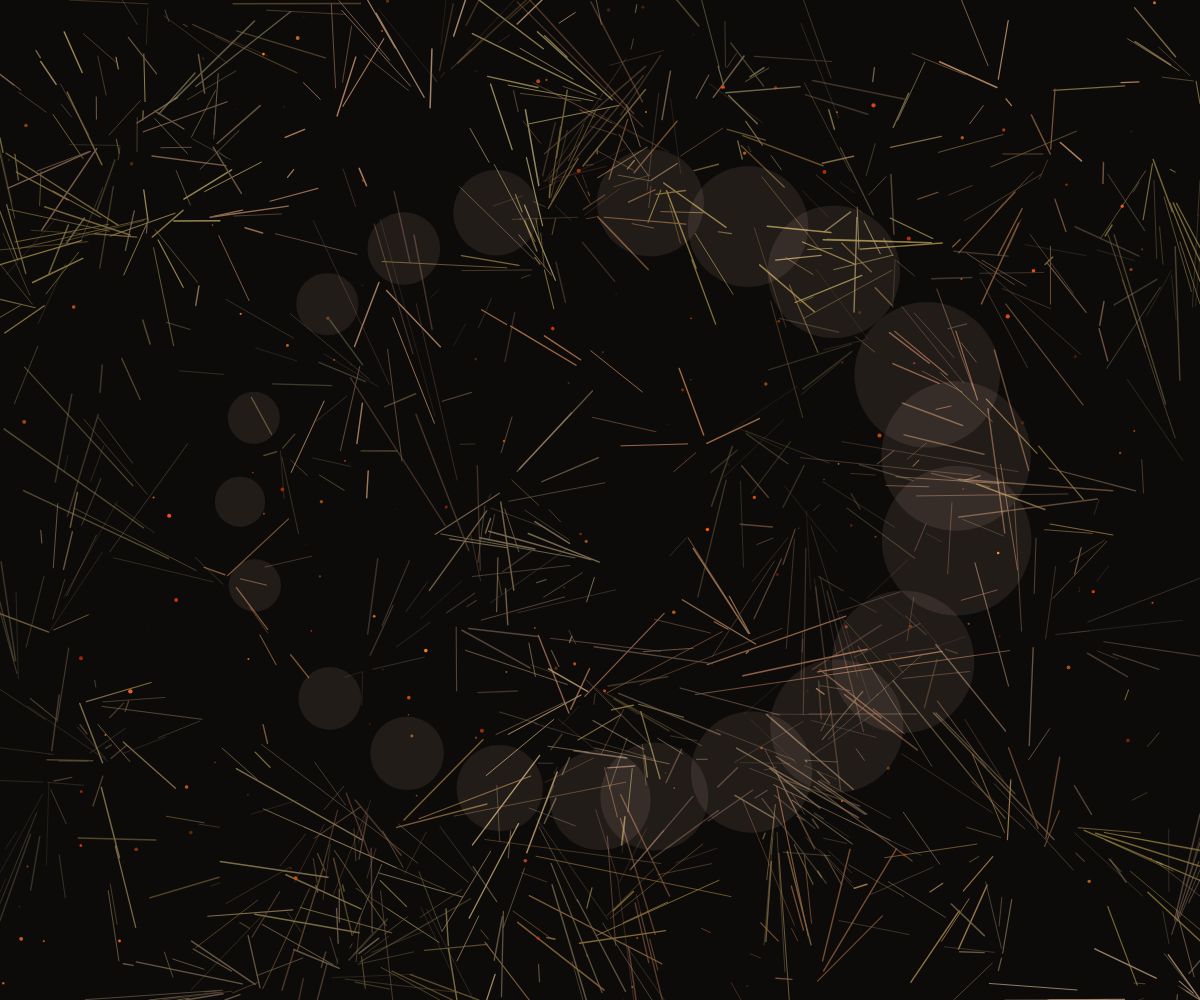
Frame 1 (no input)
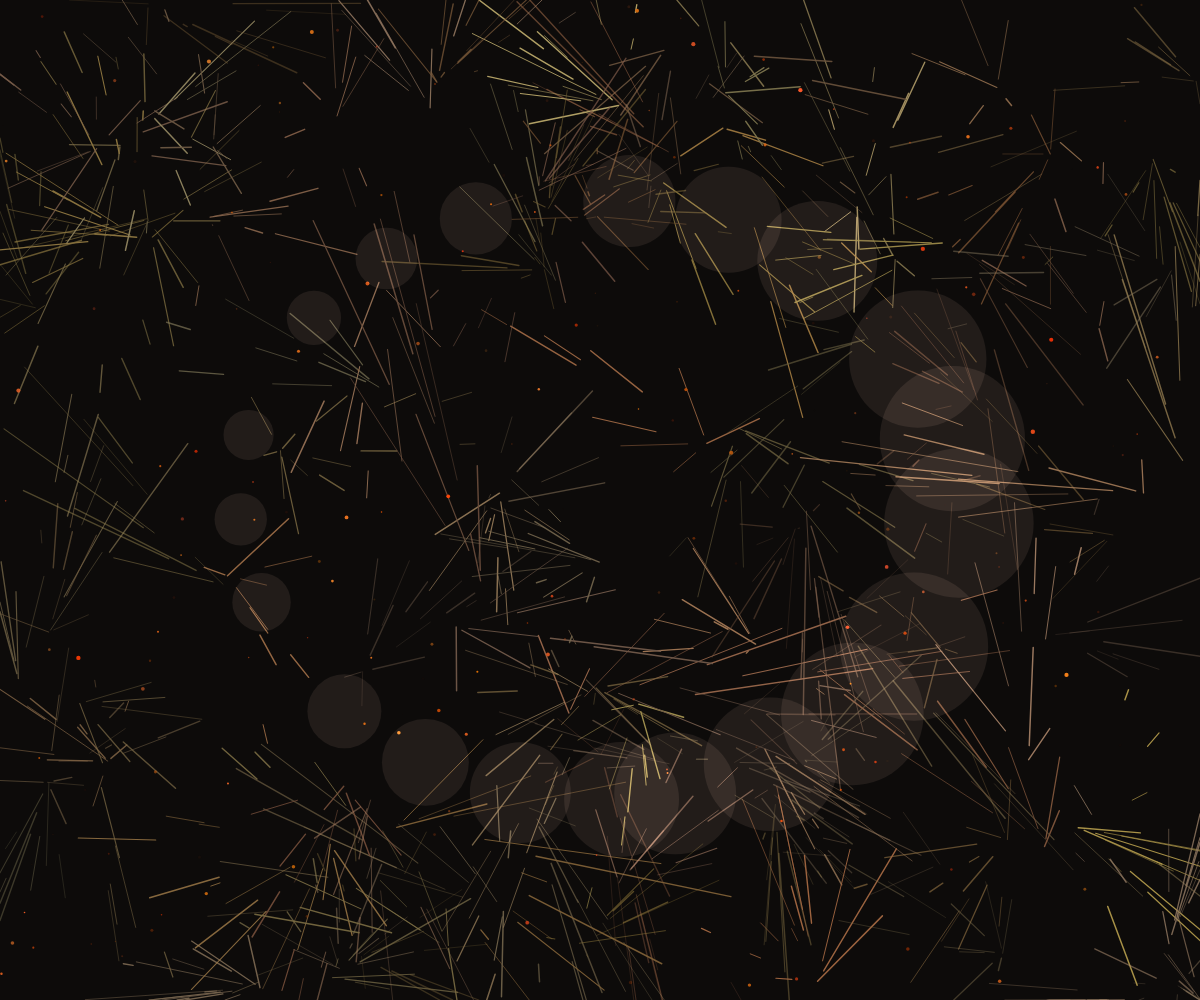
Frame 60 (no input)
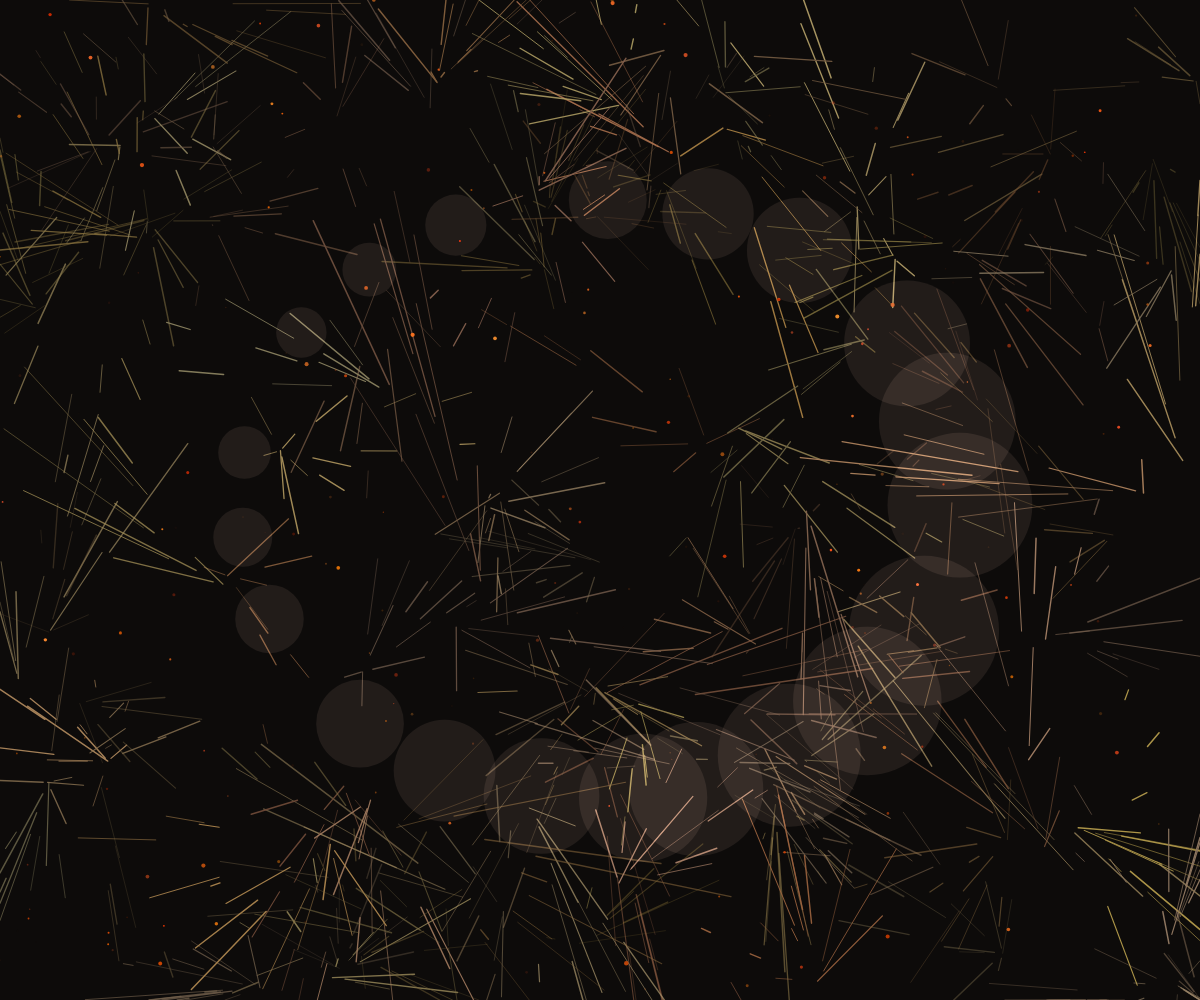
Frame 120 (the mouse pressed at the canvas centre since frame 60)

The p5.js sketch that drew these frames (run headless with seeded random() and noise() and a simulated clock; from frame 60 on, the mouse is pressed at the canvas centre):

// p5.js sketch
// ── sketch.js
let roots = [];
let sapParticles = [];
const numRoots = 100;
const numSap = 200;
let time = 0;

function setup() {
  createCanvas(windowWidth, windowHeight);
  colorMode(HSB, 360, 100, 100, 1);
  
  // Create root network
  for (let i = 0; i < numRoots; i++) {
    let root = {
      x: random(width),
      y: random(height),
      segments: [],
      hue: random(20, 50),
      saturation: random(30, 60),
      brightness: random(40, 70)
    };
    
    // Create branching structure
    let currentX = root.x;
    let currentY = root.y;
    let segmentCount = int(random(8, 15));
    
    for (let j = 0; j < segmentCount; j++) {
      let angle = random(TWO_PI);
      let length = random(30, 100);
      
      currentX += cos(angle) * length;
      currentY += sin(angle) * length;
      
      // Keep within canvas
      currentX = constrain(currentX, 0, width);
      currentY = constrain(currentY, 0, height);
      
      root.segments.push({
        x1: root.x + (currentX - root.x) * (j / segmentCount),
        y1: root.y + (currentY - root.y) * (j / segmentCount),
        x2: currentX,
        y2: currentY
      });
    }
    
    roots.push(root);
  }
  
  // Initialize sap particles
  for (let i = 0; i < numSap; i++) {
    sapParticles.push({
      x: random(width),
      y: random(height),
      speed: random(0.5, 2),
      hue: random(10, 30), // Vibrant yellow/orange
      saturation: random(80, 100),
      brightness: random(70, 100),
      size: random(1, 3),
      targetRoot: int(random(roots.length)),
      segmentIndex: 0,
      progress: random(1)
    });
  }
}

function draw() {
  background(10, 20, 5);
  time += 0.01;
  
  // Draw root network
  for (let i = 0; i < roots.length; i++) {
    let root = roots[i];
    
    // Draw segments with pulsing effect
    let pulse = sin(time * 2 + i) * 0.3 + 0.7;
    
    for (let j = 0; j < root.segments.length; j++) {
      let seg = root.segments[j];
      
      stroke(root.hue, root.saturation, root.brightness, pulse);
      strokeWeight(1 + sin(time * 2 + i + j) * 0.5);
      
      line(seg.x1, seg.y1, seg.x2, seg.y2);
    }
  }
  
  // Update and draw sap particles
  for (let i = 0; i < sapParticles.length; i++) {
    let p = sapParticles[i];
    
    // Move particle along root structure
    let targetRoot = roots[p.targetRoot];
    
    if (targetRoot.segments.length > 0) {
      let segment = targetRoot.segments[p.segmentIndex];
      
      if (segment) {
        // Move toward next point in segment
        p.x += (segment.x2 - segment.x1) * p.speed * 0.01;
        p.y += (segment.y2 - segment.y1) * p.speed * 0.01;
        
        // Progress along segment
        let distance = dist(p.x, p.y, segment.x1, segment.y1);
        let segLength = dist(segment.x1, segment.y1, segment.x2, segment.y2);
        
        if (distance > segLength) {
          // Move to next segment
          p.segmentIndex++;
          if (p.segmentIndex >= targetRoot.segments.length) {
            // Start over at a new root
            p.targetRoot = int(random(roots.length));
            p.segmentIndex = 0;
          }
        }
      }
    } else {
      // If no segments, move randomly
      p.x += random(-1, 1);
      p.y += random(-1, 1);
    }
    
    // Keep particles on canvas
    p.x = constrain(p.x, 0, width);
    p.y = constrain(p.y, 0, height);
    
    // Draw sap particle with glow effect
    let pulse = sin(time * 3 + i) * 0.5 + 0.5;
    fill(p.hue, p.saturation, p.brightness, pulse);
    noStroke();
    
    ellipse(p.x, p.y, p.size * (1 + pulse * 0.5));
  }
  
  // Add subtle background glow
  blendMode(ADD);
  for (let i = 0; i < 20; i++) {
    let x = sin(time * 0.1 + i) * width * 0.3 + width * 0.5;
    let y = cos(time * 0.1 + i) * height * 0.3 + height * 0.5;
    let size = sin(time * 0.5 + i) * 50 + 100;
    fill(20, 30, 80, 0.1);
    ellipse(x, y, size);
  }
  blendMode(BLEND);
}

function windowResized() {
  resizeCanvas(windowWidth, windowHeight);
}
